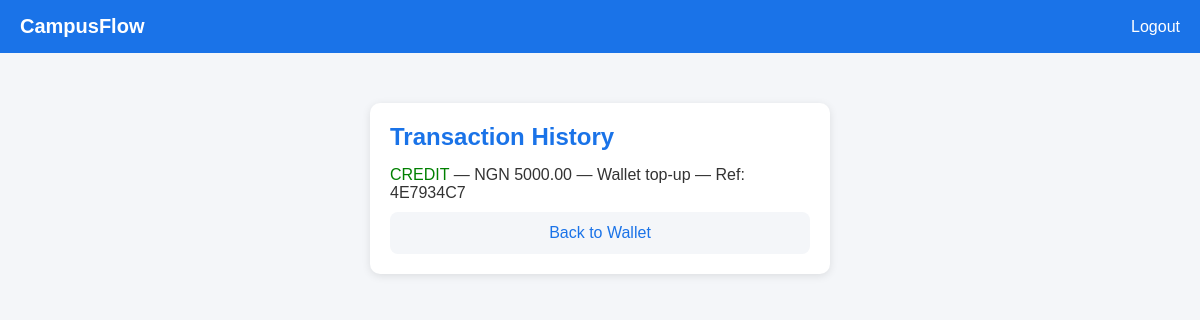
Before: /transactions (signed in) with the older database file.
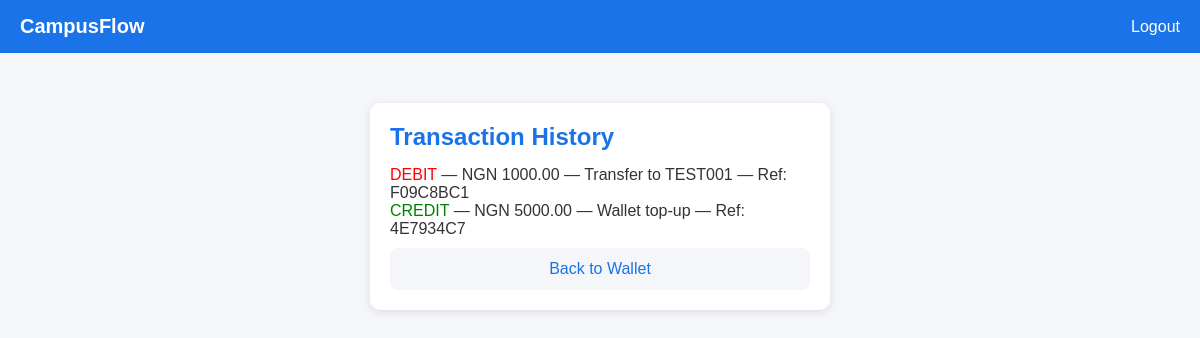
After: the same page with the newer database file.
### app/models.py (models this page shows)
class Transaction(db.Model):
    __tablename__ = 'transactions'
    id = db.Column(db.Integer, primary_key=True)
    wallet_id = db.Column(db.Integer, db.ForeignKey('wallets.id'))
    transaction_type = db.Column(db.String(50), nullable=False)
    amount = db.Column(db.Numeric(15,2), nullable=False)
    reference = db.Column(db.String(100), unique=True)
    description = db.Column(db.Text)
    counterpart_id = db.Column(db.Integer, db.ForeignKey('students.id'))
    created_at = db.Column(db.DateTime, default=datetime.utcnow)

### app/wallet/routes.py (the view)
@bp.route('/transactions')
@login_required
def transactions():
    w = current_user.wallet
    txns = Transaction.query.filter_by(
        wallet_id=w.id
    ).order_by(Transaction.created_at.desc()).all()
    return render_template('wallet/transactions.html', transactions=txns)

### app/__init__.py (called while the page is built)
def create_app():
    app = Flask(__name__)
    app.config.from_object(Config)
    db.init_app(app)
    login_manager.init_app(app)
    migrate.init_app(app, db)
    login_manager.login_view = 'auth.login'
    from app.models import Student
    @login_manager.user_loader
    def load_user(user_id):
        return Student.query.get(int(user_id))
    from app.auth import bp as auth_bp
    app.register_blueprint(auth_bp)
    from app.wallet import bp as wallet_bp
    app.register_blueprint(wallet_bp)
    from app.identity import bp as identity_bp
    app.register_blueprint(identity_bp)
    from app.admin import bp as admin_bp
    app.register_blueprint(admin_bp)
    return app

### app/templates/wallet/transactions.html
{% extends 'base.html' %}
{% block content %}
<div class="card">
    <h2>Transaction History</h2>
    {% for txn in transactions %}
    <div class="txn">
        <span class="{{ txn.transaction_type }}">
            {{ txn.transaction_type.upper() }}
        </span>
        — NGN {{ txn.amount }}
        — {{ txn.description }}
        — Ref: {{ txn.reference }}
    </div>
    {% else %}
    <p>No transactions yet.</p>
    {% endfor %}
    <a class="btn-link" href="/wallet">Back to Wallet</a>
</div>
{% endblock %}

### app/templates/base.html (shortened to what this page needs)
<!DOCTYPE html>
<html>
<head>
</head>
<body>
    <div class="navbar">
        <h1>CampusFlow</h1>
        {% if current_user.is_authenticated %}
        <a href="/logout">Logout</a>
        {% endif %}
    </div>
    <div class="container">
        {% block content %}{% endblock %}
    </div>
</body>
</html>

### app/templates/base.html (style rules this page uses)
* { margin: 0; padding: 0; box-sizing: border-box; }
body { font-family: Arial, sans-serif; background: #f4f6f9; color: #333; }
.navbar { background: #1a73e8; padding: 15px 20px; color: white; display: flex; justify-content: space-between; align-items: center; }
.navbar h1 { font-size: 20px; }
.navbar a { color: white; text-decoration: none; }
.container { max-width: 500px; margin: 30px auto; padding: 20px; }
.card { background: white; border-radius: 10px; padding: 20px; margin-bottom: 20px; box-shadow: 0 2px 8px rgba(0,0,0,0.1); }
.card h2 { margin-bottom: 15px; color: #1a73e8; }
.btn-link { display: block; text-align: center; padding: 12px; background: #f4f6f9; color: #1a73e8; text-decoration: none; border-radius: 8px; margin-top: 10px; }
.credit { color: green; }
.debit { color: red; }

Changed rows visible on the page:
added Transaction: transaction_type "DEBIT", amount "1000.00", description "Transfer to TEST001", reference "F09C8BC1"
